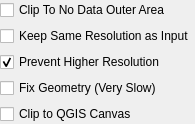
            <widget class="QWidget" name="wgtChkboxes" native="true">
             <property name="sizePolicy">
              <sizepolicy hsizetype="Preferred" vsizetype="Preferred">
               <horstretch>0</horstretch>
               <verstretch>0</verstretch>
              </sizepolicy>
             </property>
             <layout class="QVBoxLayout" name="verticalLayout">
              <property name="sizeConstraint">
               <enum>QLayout::SetFixedSize</enum>
              </property>
              <property name="leftMargin">
               <number>0</number>
              </property>
              <property name="topMargin">
               <number>0</number>
              </property>
              <property name="rightMargin">
               <number>0</number>
              </property>
              <property name="bottomMargin">
               <number>0</number>
              </property>
              <item>
               <widget class="QCheckBox" name="chkClipToNoDataOuterArea">
                <property name="sizePolicy">
                 <sizepolicy hsizetype="Fixed" vsizetype="Fixed">
                  <horstretch>0</horstretch>
                  <verstretch>0</verstretch>
                 </sizepolicy>
                </property>
                <property name="focusPolicy">
                 <enum>Qt::StrongFocus</enum>
                </property>
                <property name="text">
                 <string>Clip To No Data Outer Area</string>
                </property>
               </widget>
              </item>
              <item>
               <widget class="QCheckBox" name="chkKeepSameResAsInput">
                <property name="sizePolicy">
                 <sizepolicy hsizetype="Fixed" vsizetype="Fixed">
                  <horstretch>0</horstretch>
                  <verstretch>0</verstretch>
                 </sizepolicy>
                </property>
                <property name="focusPolicy">
                 <enum>Qt::StrongFocus</enum>
                </property>
                <property name="text">
                 <string>Keep Same Resolution as Input</string>
                </property>
               </widget>
              </item>
              <item>
               <widget class="QCheckBox" name="chkPreventHigherRes">
                <property name="sizePolicy">
                 <sizepolicy hsizetype="Fixed" vsizetype="Fixed">
                  <horstretch>0</horstretch>
                  <verstretch>0</verstretch>
                 </sizepolicy>
                </property>
                <property name="focusPolicy">
                 <enum>Qt::StrongFocus</enum>
                </property>
                <property name="text">
                 <string>Prevent Higher Resolution</string>
                </property>
                <property name="checked">
                 <bool>true</bool>
                </property>
               </widget>
              </item>
              <item>
               <widget class="QCheckBox" name="chkFixGeometry">
                <property name="sizePolicy">
                 <sizepolicy hsizetype="Fixed" vsizetype="Fixed">
                  <horstretch>0</horstretch>
                  <verstretch>0</verstretch>
                 </sizepolicy>
                </property>
                <property name="focusPolicy">
                 <enum>Qt::StrongFocus</enum>
                </property>
                <property name="text">
                 <string>Fix Geometry (Very Slow)</string>
                </property>
               </widget>
              </item>
              <item>
               <widget class="QCheckBox" name="chkClipToQGISCanvas">
                <property name="sizePolicy">
                 <sizepolicy hsizetype="Fixed" vsizetype="Fixed">
                  <horstretch>0</horstretch>
                  <verstretch>0</verstretch>
                 </sizepolicy>
                </property>
                <property name="focusPolicy">
                 <enum>Qt::StrongFocus</enum>
                </property>
                <property name="text">
                 <string>Clip to QGIS Canvas</string>
                </property>
               </widget>
              </item>
             </layout>
            </widget>
